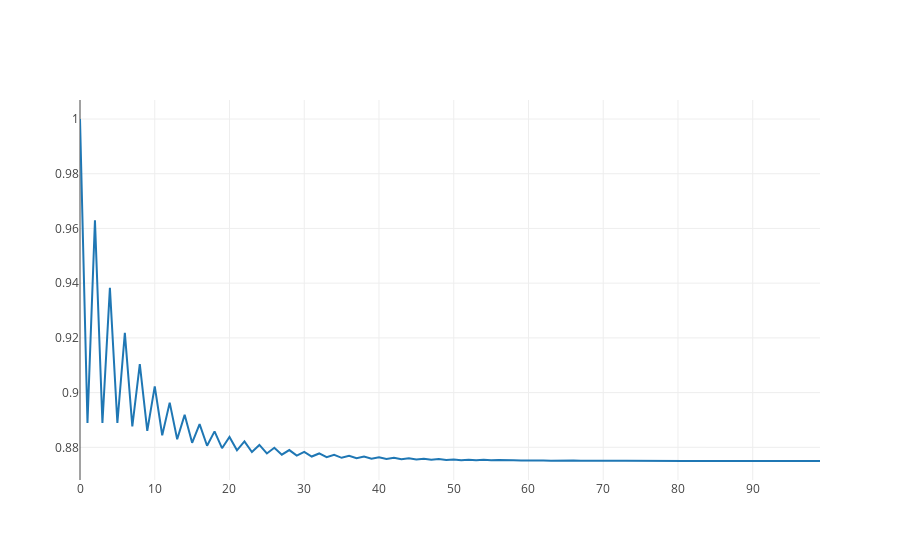

The notebook cell saved with this chart:
### Code cell
n = int(input())
cmp, line_1 = compability(n)
print(cmp)
cmp, line = compability(100)
trace = go.Scatter(
    x=[i for i in range(101)],
    y=line,
)

# cоздаем объект Figure и визуализируем его
fig = go.Figure(data=[trace])
iplot(fig, show_link=False)
